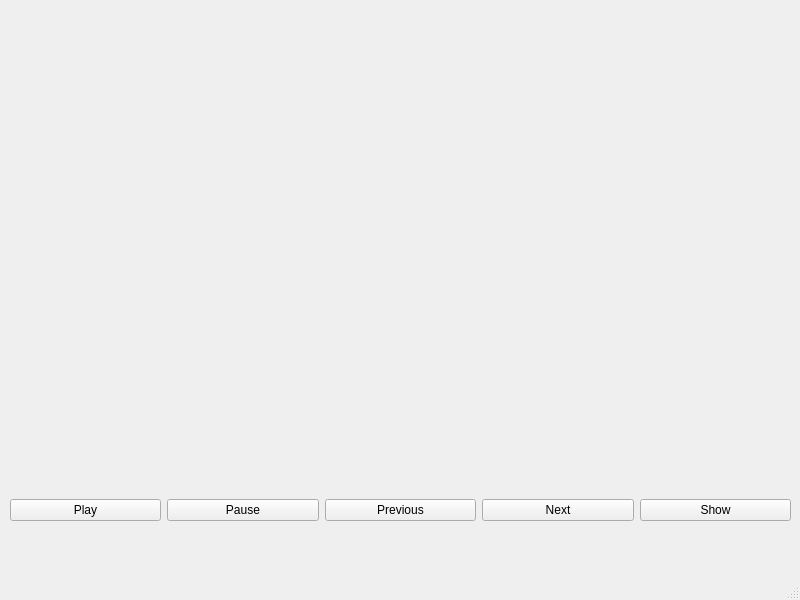
<?xml version="1.0" encoding="UTF-8"?>
<ui version="4.0">
 <class>MainWindow</class>
 <widget class="QMainWindow" name="MainWindow">
  <property name="geometry">
   <rect>
    <x>0</x>
    <y>0</y>
    <width>800</width>
    <height>600</height>
   </rect>
  </property>
  <property name="windowTitle">
   <string>MainWindow</string>
  </property>
  <widget class="QWidget" name="centralwidget">
   <widget class="QWidget" name="verticalLayoutWidget">
    <property name="geometry">
     <rect>
      <x>9</x>
      <y>9</y>
      <width>781</width>
      <height>471</height>
     </rect>
    </property>
    <layout class="QVBoxLayout" name="mainLayout">
     <item>
      <widget class="QWidget" name="mediaContainer" native="true"/>
     </item>
    </layout>
   </widget>
   <widget class="QWidget" name="horizontalLayoutWidget">
    <property name="geometry">
     <rect>
      <x>10</x>
      <y>490</y>
      <width>781</width>
      <height>41</height>
     </rect>
    </property>
    <layout class="QHBoxLayout" name="buttonsLayout">
     <item>
      <widget class="QPushButton" name="buttonPlay">
       <property name="text">
        <string>Play</string>
       </property>
      </widget>
     </item>
     <item>
      <widget class="QPushButton" name="buttonPause">
       <property name="text">
        <string>Pause</string>
       </property>
      </widget>
     </item>
     <item>
      <widget class="QPushButton" name="buttonPrevious">
       <property name="text">
        <string>Previous</string>
       </property>
      </widget>
     </item>
     <item>
      <widget class="QPushButton" name="buttonNext">
       <property name="text">
        <string>Next</string>
       </property>
      </widget>
     </item>
     <item>
      <widget class="QPushButton" name="buttonToggleVideo">
       <property name="text">
        <string>Show</string>
       </property>
      </widget>
     </item>
    </layout>
   </widget>
  </widget>
  <widget class="QMenuBar" name="menubar">
   <property name="geometry">
    <rect>
     <x>0</x>
     <y>0</y>
     <width>800</width>
     <height>20</height>
    </rect>
   </property>
  </widget>
  <widget class="QStatusBar" name="statusbar"/>
 </widget>
 <resources/>
 <connections/>
</ui>
